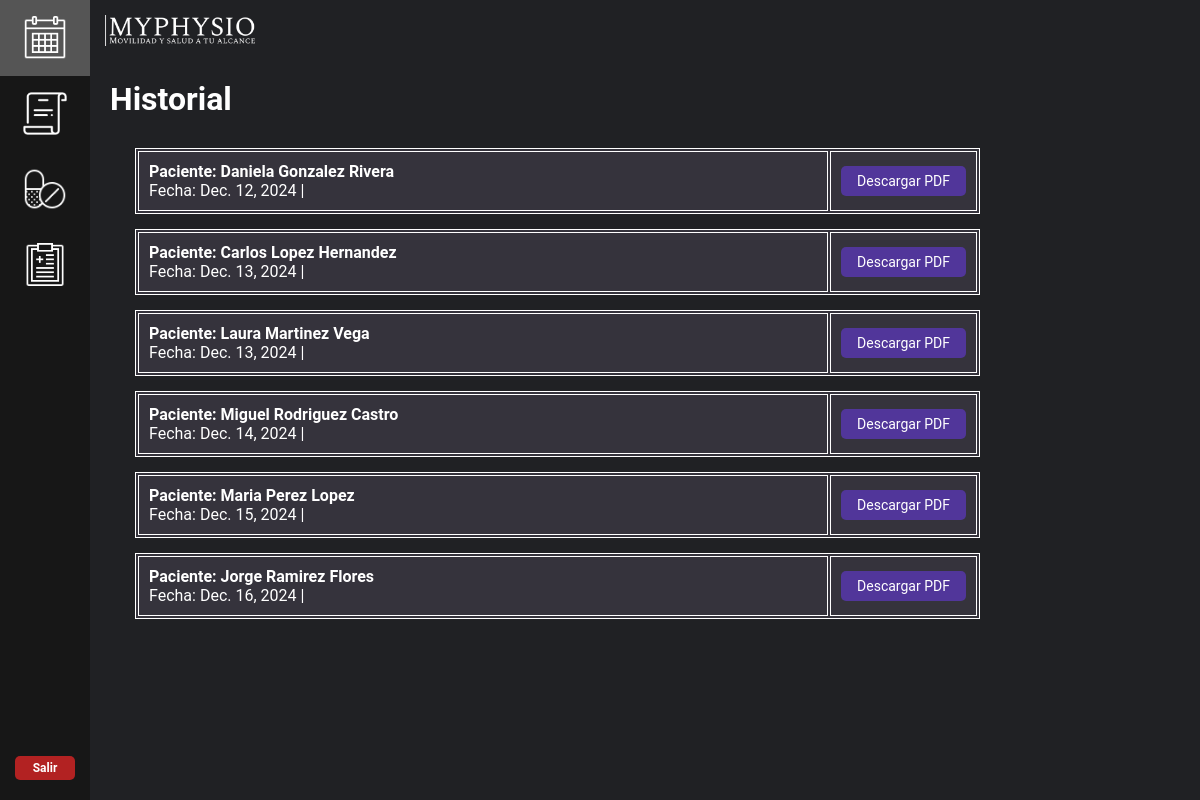
/historialpa/, run on an earlier commit of the app's database.
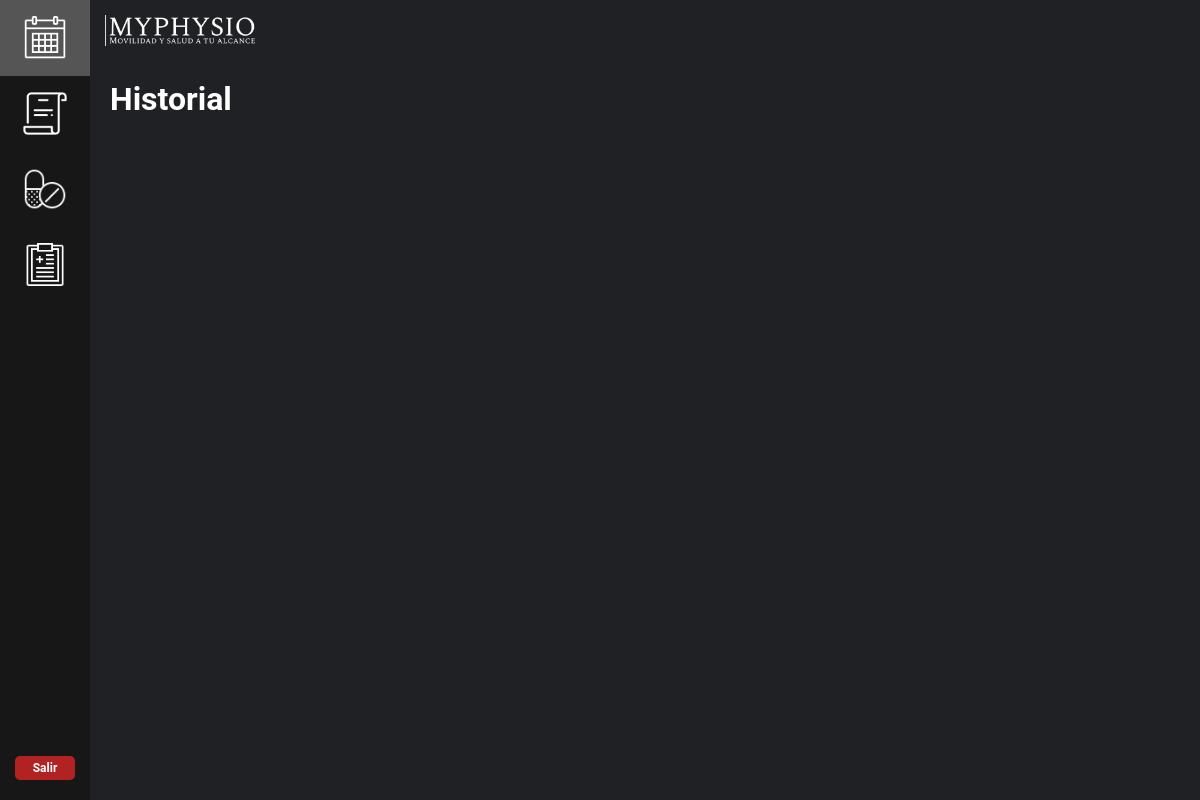
And on a later commit of the database.
### mainapp/models.py (models this page shows, shortened)
class Historial(models.Model):
    paciente = models.ForeignKey(Paciente, on_delete=models.CASCADE, blank=False, null=False)
    fecha = models.DateField()
    cuello_d = models.IntegerField(blank=True, null=True)
    torso_d = models.IntegerField(blank=True, null=True)
    m_sup_d = models.IntegerField(blank=True, null=True)
    m_inf_d = models.IntegerField(blank=True, null=True)
    cuello_i = models.IntegerField(blank=True, null=True)
    torso_i = models.IntegerField(blank=True, null=True)
    m_sup_i = models.IntegerField(blank=True, null=True)
    m_inf_i = models.IntegerField(blank=True, null=True)
    cuello_dg = models.IntegerField(blank=True, null=True)
    torso_dg = models.IntegerField(blank=True, null=True)
    m_sup_dg = models.IntegerField(blank=True, null=True)
    m_inf_dg = models.IntegerField(blank=True, null=True)
    cuello_ig = models.IntegerField(blank=True, null=True)
    torso_ig = models.IntegerField(blank=True, null=True)
    m_sup_ig = models.IntegerField(blank=True, null=True)
    m_inf_ig = models.IntegerField(blank=True, null=True)
    flexv_ms_hd = models.IntegerField(blank=True, null=True)
    flexh_ms_hd = models.IntegerField(blank=True, null=True)
    extv_ms_hd = models.IntegerField(blank=True, null=True)
    exth_ms_hd = models.IntegerField(blank=True, null=True)
    abd_ms_hd = models.IntegerField(blank=True, null=True)
    add_ms_hd = models.IntegerField(blank=True, null=True)
    rotext_ms_hd = models.IntegerField(blank=True, null=True)
    rotint_ms_hd = models.IntegerField(blank=True, null=True)
    flexv_ms_hi = models.IntegerField(blank=True, null=True)
    flexh_ms_hi = models.IntegerField(blank=True, null=True)
    extv_ms_hi = models.IntegerField(blank=True, null=True)
    exth_ms_hi = models.IntegerField(blank=True, null=True)
    abd_ms_hi = models.IntegerField(blank=True, null=True)
    add_ms_hi = models.IntegerField(blank=True, null=True)
    rotext_ms_hi = models.IntegerField(blank=True, null=True)
    rotint_ms_hi = models.IntegerField(blank=True, null=True)
    flex_ms_bd = models.IntegerField(blank=True, null=True)
    ext_ms_bd = models.IntegerField(blank=True, null=True)
    pron_ms_bd = models.IntegerField(blank=True, null=True)
    susp_ms_bd = models.IntegerField(blank=True, null=True)
    flex_ms_bi = models.IntegerField(blank=True, null=True)
    ext_ms_bi = models.IntegerField(blank=True, null=True)
    pron_ms_bi = models.IntegerField(blank=True, null=True)
    susp_ms_bi = models.IntegerField(blank=True, null=True)
    flex_ms_md = models.IntegerField(blank=True, null=True)
    ext_ms_md = models.IntegerField(blank=True, null=True)
    abdr_ms_md = models.IntegerField(blank=True, null=True)
    add_ms_md = models.IntegerField(blank=True, null=True)
    flex_ms_mi = models.IntegerField(blank=True, null=True)
    ext_ms_mi = models.IntegerField(blank=True, null=True)
    abdr_ms_mi = models.IntegerField(blank=True, null=True)
    add_ms_mi = models.IntegerField(blank=True, null=True)
    flex_mi_cd = models.IntegerField(blank=True, null=True)
    ext_mi_cd = models.IntegerField(blank=True, null=True)
    flexcr_mi_cd = models.IntegerField(blank=True, null=True)
    abd_mi_cd = models.IntegerField(blank=True, null=True)
    add_mi_cd = models.IntegerField(blank=True, null=True)
    rotint_mi_cd = models.IntegerField(blank=True, null=True)
    rotext_mi_cd = models.IntegerField(blank=True, null=True)
    flex_mi_ci = models.IntegerField(blank=True, null=True)
    ext_mi_ci = models.IntegerField(blank=True, null=True)
    flexcr_mi_ci = models.IntegerField(blank=True, null=True)
    abd_mi_ci = models.IntegerField(blank=True, null=True)
    add_mi_ci = models.IntegerField(blank=True, null=True)
    rotint_mi_ci = models.IntegerField(blank=True, null=True)
    rotext_mi_ci = models.IntegerField(blank=True, null=True)
    flex_mi_pd = models.IntegerField(blank=True, null=True)
    ext_mi_pd = models.IntegerField(blank=True, null=True)
    rotint_mi_pd = models.IntegerField(blank=True, null=True)
    rotext_mi_pd = models.IntegerField(blank=True, null=True)
    flexplan_mi_pd = models.IntegerField(blank=True, null=True)
    dors_mi_pd = models.IntegerField(blank=True, null=True)
    inve_mi_pd = models.IntegerField(blank=True, null=True)
    ever_mi_pd = models.IntegerField(blank=True, null=True)
    flex_mi_pi = models.IntegerField(blank=True, null=True)
    ext_mi_pi = models.IntegerField(blank=True, null=True)
    rotint_mi_pi = models.IntegerField(blank=True, null=True)
    rotext_mi_pi = models.IntegerField(blank=True, null=True)
    flexplan_mi_pi = models.IntegerField(blank=True, null=True)
    dors_mi_pi = models.IntegerField(blank=True, null=True)
    inve_mi_pi = models.IntegerField(blank=True, null=True)
    ever_mi_pi = models.IntegerField(blank=True, null=True)
    pres_dif = models.CharField(max_length=250, blank=True, null=True)
    pres_ayud = models.CharField(max_length=250, blank=True, null=True)
    pres_claudi = models.CharField(max_length=250, blank=True, null=True)
    pres_atax = models.CharField(max_length=250, blank=True, null=True)
    pres_espa = models.CharField(max_length=250, blank=True, null=True)

class Paciente(models.Model):
    nombre = models.CharField(max_length=100)
    apellido_paterno = models.CharField(max_length=100)
    apellido_materno = models.CharField(max_length=100)
    edad = models.IntegerField(blank=True, null=True)
    fecha_nacimiento = models.DateField(blank=True, null=True)
    sexo = models.CharField(max_length=100, blank=True, null=True)
    direccion = models.CharField(max_length=100, blank=True, null=True)
    telefonoP = models.CharField(max_length=10,blank=True, null=True)
    emailP = models.EmailField(blank=True, null=True)
    sintomas = models.CharField(max_length=100, blank=True, null=True)
    frecuencia_dolor = models.CharField(max_length=255, blank=True, null=True)
    act_causante = models.CharField(max_length=100, blank=True, null=True)
    descripcion_dolor = models.CharField(max_length=100, blank=True, null=True)
    intensidad_dolor = models.CharField(max_length=100, blank=True, null=True)
    tratamiento = models.TextField(max_length=255, blank=True, null=True)
    lesiones = models.CharField(max_length=100, blank=True, null=True)
    condicion = models.CharField(max_length=100, blank=True, null=True)
    tratamientos_previos = models.TextField(max_length=255, blank=True, null=True)
    medicacion_actual = models.CharField(max_length=100, blank=True, null=True)
    peso = models.IntegerField(blank=True, null=True)
    altura = models.IntegerField(blank=True, null=True)
    rango_mov = models.IntegerField(blank=True, null=True)
    presion = models.CharField(max_length=100, blank=True, null=True)
    ocupacion = models.CharField(max_length=100, blank=True, null=True)
    act_fisica = models.CharField(max_length=100, blank=True, null=True)
    descanso = models.TextField(max_length=255, blank=True, null=True)
    alimentacion = models.TextField(max_length=255, blank=True, null=True)
    def __str__(self):
        return self.nombre + ' ' + self.apellido_paterno + ' ' + self.apellido_materno

### mainapp/views.py (the view)
# urls.py: path("historialpa/", views.historialpa, name="historialpa"),
def historialpa(request):
    info_historial = Historial.objects.all
    return render(request, "./historialpa.html", {'all': info_historial})

### mainapp/templates/historialpa.html (shortened to what this page needs)
{% extends "dashboard_homepa.html" %}
{% load static %}
{% block content %}
<body>
<h1 style="margin-top: 60px; color: white;">Historial</h1>
<div class="container_recetas">
{% for item in all %}
    <div class="info_recetas">
        <table>
            <tr>
                <td>
                    <strong>Paciente: {{item.paciente}}</strong> <br>
                    Fecha: {{item.fecha}} |
                    </a>
                </td>
                <td align="right">
                    <a href="{% url 'pdf_historial' item.id %}"> <button class="next-button download-button" type="button">Descargar PDF</button></a>
                </td>
            </tr>
        </table>
    </div>
{% endfor %}
</div>
</body>
{% endblock %}

What changed in the data, as far as the page shows it:
removed Historial: paciente "Daniela Gonzalez Rivera", fecha "Dec. 12, 2024"
removed Historial: paciente "Carlos Lopez Hernandez", fecha "Dec. 13, 2024"
removed Historial: paciente "Laura Martinez Vega", fecha "Dec. 13, 2024"
removed Historial: paciente "Miguel Rodriguez Castro", fecha "Dec. 14, 2024"
removed Historial: paciente "Maria Perez Lopez", fecha "Dec. 15, 2024"
removed Historial: paciente "Jorge Ramirez Flores", fecha "Dec. 16, 2024"
